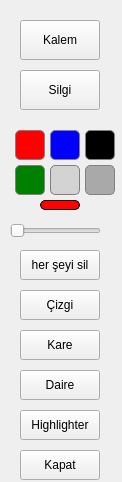
<?xml version="1.0" encoding="UTF-8"?>
<ui version="4.0">
 <class>PenTools</class>
 <widget class="QWidget" name="PenTools">
  <property name="geometry">
   <rect>
    <x>0</x>
    <y>0</y>
    <width>122</width>
    <height>482</height>
   </rect>
  </property>
  <property name="minimumSize">
   <size>
    <width>122</width>
    <height>482</height>
   </size>
  </property>
  <property name="windowTitle">
   <string>Kalem Araçları</string>
  </property>
  <widget class="QPushButton" name="pen_btn">
   <property name="geometry">
    <rect>
     <x>20</x>
     <y>20</y>
     <width>80</width>
     <height>40</height>
    </rect>
   </property>
   <property name="text">
    <string>Kalem</string>
   </property>
  </widget>
  <widget class="QPushButton" name="eraser_btn">
   <property name="geometry">
    <rect>
     <x>20</x>
     <y>70</y>
     <width>80</width>
     <height>40</height>
    </rect>
   </property>
   <property name="text">
    <string>Silgi</string>
   </property>
  </widget>
  <widget class="QPushButton" name="color_red">
   <property name="geometry">
    <rect>
     <x>15</x>
     <y>130</y>
     <width>30</width>
     <height>30</height>
    </rect>
   </property>
   <property name="styleSheet">
    <string>QPushButton { background-color: red; border-radius: 5px; border: 1px solid gray; }</string>
   </property>
   <property name="text">
    <string/>
   </property>
  </widget>
  <widget class="QPushButton" name="color_blue">
   <property name="geometry">
    <rect>
     <x>50</x>
     <y>130</y>
     <width>30</width>
     <height>30</height>
    </rect>
   </property>
   <property name="styleSheet">
    <string>QPushButton { background-color: blue; border-radius: 5px; border: 1px solid gray; }</string>
   </property>
   <property name="text">
    <string/>
   </property>
  </widget>
  <widget class="QPushButton" name="color_black">
   <property name="geometry">
    <rect>
     <x>85</x>
     <y>130</y>
     <width>30</width>
     <height>30</height>
    </rect>
   </property>
   <property name="styleSheet">
    <string>QPushButton { background-color: black; border-radius: 5px; border: 1px solid gray; }</string>
   </property>
   <property name="text">
    <string/>
   </property>
  </widget>
  <widget class="QPushButton" name="color_green">
   <property name="geometry">
    <rect>
     <x>15</x>
     <y>165</y>
     <width>30</width>
     <height>30</height>
    </rect>
   </property>
   <property name="styleSheet">
    <string>QPushButton { background-color: green; border-radius: 5px; border: 1px solid gray; }</string>
   </property>
   <property name="text">
    <string/>
   </property>
  </widget>
  <widget class="QPushButton" name="color_custom1">
   <property name="geometry">
    <rect>
     <x>50</x>
     <y>165</y>
     <width>30</width>
     <height>30</height>
    </rect>
   </property>
   <property name="styleSheet">
    <string>QPushButton { background-color: lightgray; border-radius: 5px; border: 1px solid gray; }</string>
   </property>
   <property name="text">
    <string/>
   </property>
  </widget>
  <widget class="QPushButton" name="color_custom2">
   <property name="geometry">
    <rect>
     <x>85</x>
     <y>165</y>
     <width>30</width>
     <height>30</height>
    </rect>
   </property>
   <property name="styleSheet">
    <string>QPushButton { background-color: darkgray; border-radius: 5px; border: 1px solid gray; }</string>
   </property>
   <property name="text">
    <string/>
   </property>
  </widget>
  <widget class="QLabel" name="selected_color_indicator">
   <property name="geometry">
    <rect>
     <x>40</x>
     <y>200</y>
     <width>40</width>
     <height>10</height>
    </rect>
   </property>
   <property name="minimumSize">
    <size>
     <width>40</width>
     <height>10</height>
    </size>
   </property>
   <property name="maximumSize">
    <size>
     <width>40</width>
     <height>10</height>
    </size>
   </property>
   <property name="styleSheet">
    <string>background-color: red; border-radius: 5px; border: 1px solid black;</string>
   </property>
   <property name="text">
    <string/>
   </property>
  </widget>
  <widget class="QSlider" name="horizontalSlider">
   <property name="geometry">
    <rect>
     <x>10</x>
     <y>220</y>
     <width>91</width>
     <height>22</height>
    </rect>
   </property>
   <property name="orientation">
    <enum>Qt::Horizontal</enum>
   </property>
  </widget>
  <widget class="QPushButton" name="clear_all_btn">
   <property name="geometry">
    <rect>
     <x>20</x>
     <y>250</y>
     <width>80</width>
     <height>30</height>
    </rect>
   </property>
   <property name="text">
    <string>her şeyi sil</string>
   </property>
  </widget>
  <widget class="QPushButton" name="line_btn">
   <property name="geometry">
    <rect>
     <x>20</x>
     <y>290</y>
     <width>80</width>
     <height>30</height>
    </rect>
   </property>
   <property name="text">
    <string>Çizgi</string>
   </property>
  </widget>
  <widget class="QPushButton" name="rect_btn">
   <property name="geometry">
    <rect>
     <x>20</x>
     <y>330</y>
     <width>80</width>
     <height>30</height>
    </rect>
   </property>
   <property name="text">
    <string>Kare</string>
   </property>
  </widget>
  <widget class="QPushButton" name="ellipse_btn">
   <property name="geometry">
    <rect>
     <x>20</x>
     <y>370</y>
     <width>80</width>
     <height>30</height>
    </rect>
   </property>
   <property name="text">
    <string>Daire</string>
   </property>
  </widget>
  <widget class="QPushButton" name="highlight_btn">
   <property name="geometry">
    <rect>
     <x>20</x>
     <y>410</y>
     <width>80</width>
     <height>30</height>
    </rect>
   </property>
   <property name="text">
    <string>Highlighter</string>
   </property>
  </widget>
  <widget class="QPushButton" name="exit_btn">
   <property name="geometry">
    <rect>
     <x>20</x>
     <y>450</y>
     <width>80</width>
     <height>30</height>
    </rect>
   </property>
   <property name="text">
    <string>Kapat</string>
   </property>
  </widget>
 </widget>
 <resources/>
 <connections/>
</ui>
